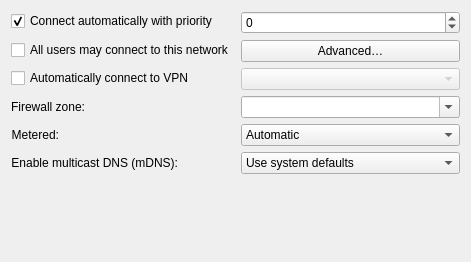
<?xml version="1.0" encoding="UTF-8"?>
<ui version="4.0">
 <class>ConnectionWidget</class>
 <widget class="QWidget" name="ConnectionWidget">
  <property name="geometry">
   <rect>
    <x>0</x>
    <y>0</y>
    <width>471</width>
    <height>262</height>
   </rect>
  </property>
  <layout class="QFormLayout" name="formLayout">
   <item row="0" column="0">
    <widget class="QCheckBox" name="autoconnect">
     <property name="text">
      <string>Connect automatically with priority</string>
     </property>
     <property name="checked">
      <bool>true</bool>
     </property>
    </widget>
   </item>
   <item row="0" column="1">
    <widget class="QSpinBox" name="prioritySpin">
     <property name="enabled">
      <bool>true</bool>
     </property>
     <property name="sizePolicy">
      <sizepolicy hsizetype="MinimumExpanding" vsizetype="Fixed">
       <horstretch>0</horstretch>
       <verstretch>0</verstretch>
      </sizepolicy>
     </property>
     <property name="toolTip">
      <string>If the connection is set to autoconnect, connections with higher priority will be preferred. Defaults to 0.
The higher number means higher priority. A negative number can be used to indicate priority lower than the default.
           </string>
     </property>
     <property name="minimum">
      <number>-100</number>
     </property>
    </widget>
   </item>
   <item row="1" column="0">
    <widget class="QCheckBox" name="allUsers">
     <property name="text">
      <string>All users may connect to this network</string>
     </property>
     <property name="checked">
      <bool>false</bool>
     </property>
    </widget>
   </item>
   <item row="1" column="1">
    <widget class="QPushButton" name="pushButtonPermissions">
     <property name="sizePolicy">
      <sizepolicy hsizetype="MinimumExpanding" vsizetype="Fixed">
       <horstretch>0</horstretch>
       <verstretch>0</verstretch>
      </sizepolicy>
     </property>
     <property name="toolTip">
      <string>Edit advanced permissions for this connection</string>
     </property>
     <property name="whatsThis">
      <string>Fine-grained permissions editor for this connection. It lets you choose which users can activate/modify/delete this connection.</string>
     </property>
     <property name="text">
      <string>Advanced…</string>
     </property>
     <property name="icon">
      <iconset theme="preferences-desktop-user"/>
     </property>
    </widget>
   </item>
   <item row="2" column="0">
    <widget class="QCheckBox" name="autoconnectVpn">
     <property name="text">
      <string>Automatically connect to VPN</string>
     </property>
    </widget>
   </item>
   <item row="2" column="1">
    <widget class="KComboBox" name="vpnCombobox">
     <property name="enabled">
      <bool>false</bool>
     </property>
     <property name="sizePolicy">
      <sizepolicy hsizetype="MinimumExpanding" vsizetype="Fixed">
       <horstretch>0</horstretch>
       <verstretch>0</verstretch>
      </sizepolicy>
     </property>
    </widget>
   </item>
   <item row="3" column="0">
    <widget class="QLabel" name="firewallZoneLabel">
     <property name="text">
      <string>Firewall zone:</string>
     </property>
     <property name="alignment">
      <set>Qt::AlignRight|Qt::AlignTrailing|Qt::AlignVCenter</set>
     </property>
     <property name="buddy">
      <cstring>firewallZone</cstring>
     </property>
    </widget>
   </item>
   <item row="3" column="1">
    <widget class="KComboBox" name="firewallZone">
     <property name="sizePolicy">
      <sizepolicy hsizetype="MinimumExpanding" vsizetype="Fixed">
       <horstretch>0</horstretch>
       <verstretch>0</verstretch>
      </sizepolicy>
     </property>
     <property name="editable">
      <bool>true</bool>
     </property>
     <property name="insertPolicy">
      <enum>QComboBox::InsertAlphabetically</enum>
     </property>
    </widget>
   </item>
   <item row="4" column="0">
    <widget class="QLabel" name="meteredLabel">
     <property name="text">
      <string>Metered:</string>
     </property>
     <property name="alignment">
      <set>Qt::AlignRight|Qt::AlignTrailing|Qt::AlignVCenter</set>
     </property>
     <property name="buddy">
      <cstring>firewallZone</cstring>
     </property>
    </widget>
   </item>
   <item row="4" column="1">
    <widget class="KComboBox" name="metered">
     <property name="sizePolicy">
      <sizepolicy hsizetype="MinimumExpanding" vsizetype="Fixed">
       <horstretch>0</horstretch>
       <verstretch>0</verstretch>
      </sizepolicy>
     </property>
     <property name="toolTip">
      <string>NetworkManager indicates to applications whether the connection is metered and therefore
data usage should be restricted.</string>
     </property>
     <property name="editable">
      <bool>false</bool>
     </property>
     <property name="insertPolicy">
      <enum>QComboBox::InsertAlphabetically</enum>
     </property>
     <item>
      <property name="text">
       <string comment="Item in the Metered: list">Automatic</string>
      </property>
     </item>
     <item>
      <property name="text">
       <string>Yes</string>
      </property>
     </item>
     <item>
      <property name="text">
       <string>No</string>
      </property>
     </item>
    </widget>
   </item>
   <item row="5" column="0">
    <widget class="QLabel" name="mdnsLabel">
     <property name="text">
      <string>Enable multicast DNS (mDNS):</string>
     </property>
     <property name="alignment">
      <set>Qt::AlignRight|Qt::AlignTrailing|Qt::AlignVCenter</set>
     </property>
     <property name="buddy">
      <cstring>metered</cstring>
     </property>
    </widget>
   </item>
   <item row="5" column="1">
    <widget class="KComboBox" name="mdns">
     <property name="sizePolicy">
      <sizepolicy hsizetype="MinimumExpanding" vsizetype="Fixed">
       <horstretch>0</horstretch>
       <verstretch>0</verstretch>
      </sizepolicy>
     </property>
     <property name="toolTip">
      <string>NetworkManager indicates to plugins whether to provide mDNS
on this connection. This setting only applies when using a NetworkManager-aware
mDNS provider like systemd-resolved. Your firewall must also allow mDNS.</string>
     </property>
     <property name="editable">
      <bool>false</bool>
     </property>
     <property name="insertPolicy">
      <enum>QComboBox::InsertAlphabetically</enum>
     </property>
     <item>
      <property name="text">
       <string comment="Item in the Enable multicast DNS (mDNS): list. Uses the default for the NetworkManager plugin.">Use system defaults</string>
      </property>
     </item>
     <item>
      <property name="text">
       <string comment="Item in the Enable multicast DNS (mDNS): list. Disables mDNS for the connection.">Disabled</string>
      </property>
     </item>
     <item>
      <property name="text">
       <string comment="Item in the Enable multicast DNS (mDNS): list. Resolve hostnames by querying other computers on the local network, but don't answer queries for this computer.">Resolve only</string>
      </property>
     </item>
     <item>
      <property name="text">
       <string comment="Item in the Enable multicast DNS (mDNS): list. Resolve hostnames by querying other computers on the local network AND answer queries for this computer's hostname.">Resolve and respond</string>
      </property>
     </item>
    </widget>
   </item>
   <item row="6" column="0">
    <spacer name="verticalSpacer">
     <property name="orientation">
      <enum>Qt::Vertical</enum>
     </property>
     <property name="sizeHint" stdset="0">
      <size>
       <width>20</width>
       <height>40</height>
      </size>
     </property>
    </spacer>
   </item>
  </layout>
 </widget>
 <customwidgets>
  <customwidget>
   <class>KComboBox</class>
   <extends>QComboBox</extends>
   <header>kcombobox.h</header>
  </customwidget>
 </customwidgets>
 <tabstops>
  <tabstop>autoconnect</tabstop>
  <tabstop>allUsers</tabstop>
  <tabstop>pushButtonPermissions</tabstop>
  <tabstop>autoconnectVpn</tabstop>
  <tabstop>vpnCombobox</tabstop>
  <tabstop>firewallZone</tabstop>
 </tabstops>
 <resources/>
 <connections>
  <connection>
   <sender>allUsers</sender>
   <signal>toggled(bool)</signal>
   <receiver>pushButtonPermissions</receiver>
   <slot>setDisabled(bool)</slot>
   <hints>
    <hint type="sourcelabel">
     <x>199</x>
     <y>39</y>
    </hint>
    <hint type="destinationlabel">
     <x>382</x>
     <y>51</y>
    </hint>
   </hints>
  </connection>
  <connection>
   <sender>autoconnect</sender>
   <signal>toggled(bool)</signal>
   <receiver>prioritySpin</receiver>
   <slot>setEnabled(bool)</slot>
   <hints>
    <hint type="sourcelabel">
     <x>150</x>
     <y>16</y>
    </hint>
    <hint type="destinationlabel">
     <x>375</x>
     <y>21</y>
    </hint>
   </hints>
  </connection>
 </connections>
</ui>
